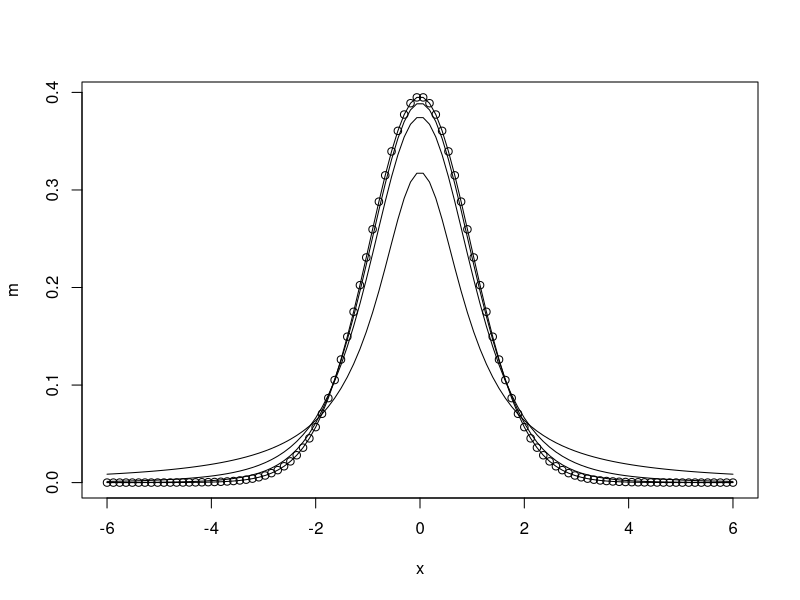

Write R code to recreate this figure.
# dt means density t distribution

#df<-c(1,4,10,30)
#x<-seq(-6,6,length=100)
#dt(x,df[1])
#dt(x,df[2])
#dt(x,df[3])
#m=dt(x,df[4])
#plot(x,m)
#for(i in 1:4)
 # lines((dt(x,df[i]))) #plot function shows only last line but lines function shows all lines

df<-c(1,4,10,30)
x<-seq(-6,6,length=100)
m=dt(x,df[4])
plot(x,m)
for(i in 1:4){
  lines(x,dt(x,df[i]))}
  
